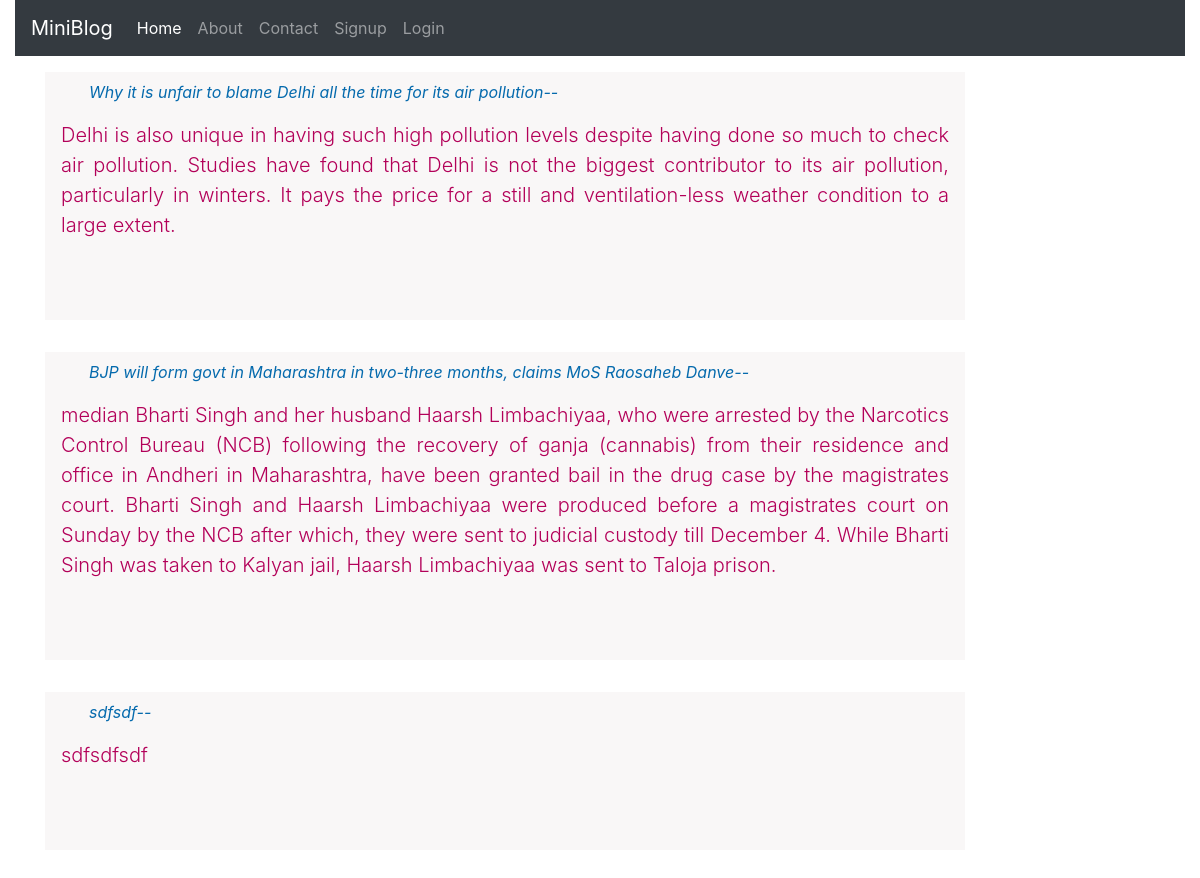
The page / on the database its author committed.
### blog/models.py (models this page shows)
class Post(models.Model):
    title=models.CharField(max_length=200)
    desc=models.TextField()

### blog/views.py (the view)
# urls.py: 2. Add a URL to urlpatterns:  path('', views.home, name='home')
def home(request):
    posts = Post.objects.all()
    return render(request, 'blog/home.html', {'posts': posts})

### blog/templates/blog/home.html
{% extends 'blog/base.html' %}
{% load static %}
{% block conten %}
<div class="col-sm-10">
  {% for posts in posts %}
  <div class="jumbotron jumbotron-fluid jumbolor  mt-3">
    <p class=" font-italic   titlecol text-justify" style="margin-top: -56px; margin-left: 44px;">{{posts.title}}--{{full_name}}</p>
    <div class="container" >
      <div class="row" >
          <p class="lead text-justify texcol mx-3">{{posts.desc}}</p>
      </div>
    </div>
  </div>
  {% endfor %}
</div>
{% endblock conten %}

### blog/static/blog/css/style.css (style rules this page uses)
body { background-color: rgb(255 255 255); color: #fdfdfd }
.titlecol { color: rgb(5, 106, 173); }
.jumbolor { background-color: #f1ecec66; }
.texcol { color: #b30059; }

### rows shown on the page
Post: title "Why it is unfair to blame Delhi all the time for its air pollution", desc "Delhi is also unique in having such high pollution levels despite having done so much to check air pollution. Studies have found that Delhi is not the biggest contributor to its air pollution, particularly in winters. It pays the price for a still and ventilation-less weather condition to a large extent."
Post: title "BJP will form govt in Maharashtra in two-three months, claims MoS Raosaheb Danve", desc "median Bharti Singh and her husband Haarsh Limbachiyaa, who were arrested by the Narcotics Control Bureau (NCB) following the recovery of ganja (cannabis) from their residence and office in Andheri in Maharashtra, have been granted bail in the drug case by the magistrates court. Bharti Singh and Haarsh Limbachiyaa were produced before a magistrates court on Sunday by the NCB after which, they were sent to judicial custody till December 4. While Bharti Singh was taken to Kalyan jail, Haarsh Limbachiyaa was sent to Taloja prison."
Post: title "sdfsdf", desc "sdfsdfsdf"
